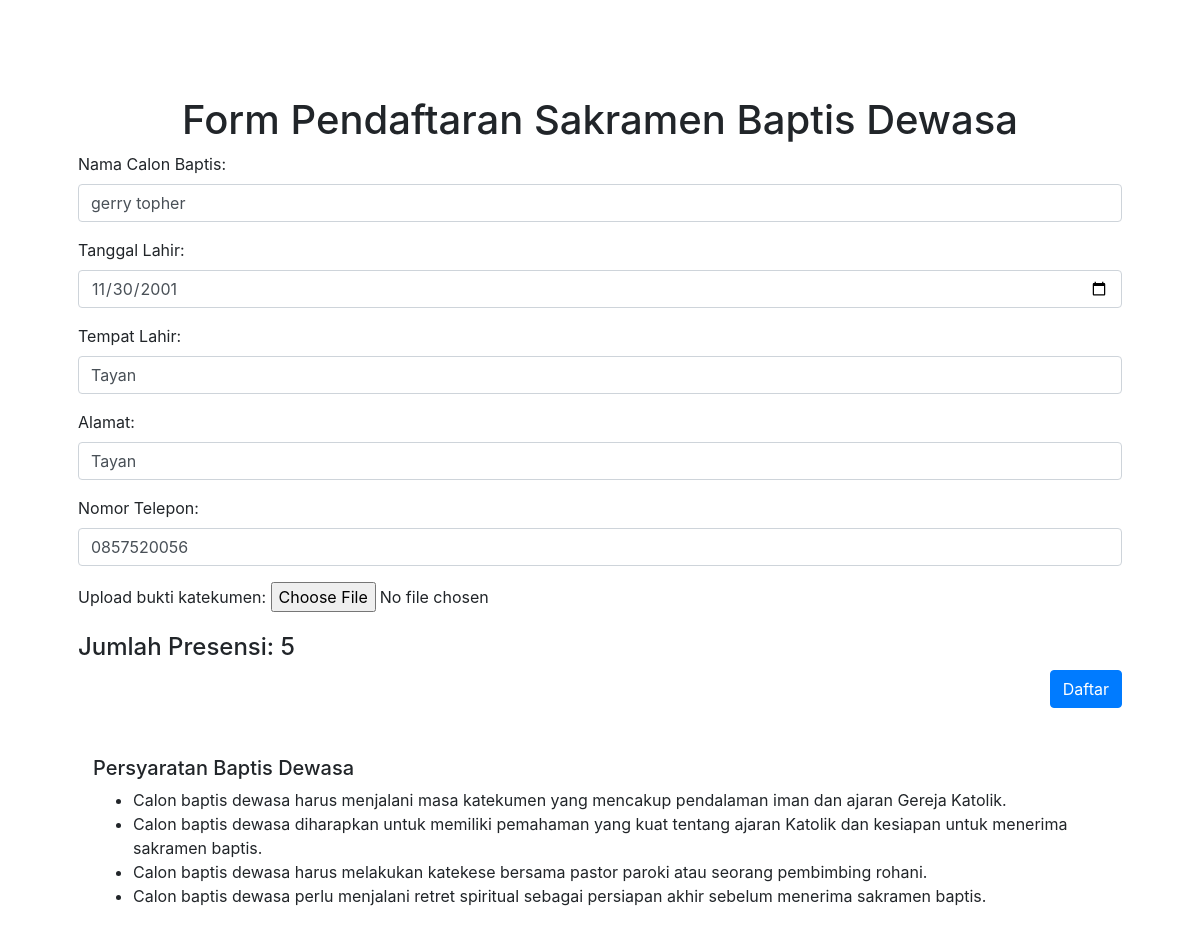
Screenshot of /baptis_dewasa.php (signed in) with the database file from the repository.
### tables this page shows
CREATE TABLE `katekumen` (
  `id_katekumen` int(5) NOT NULL,
  `id_user` int(5) NOT NULL,
  `nama` varchar(50) NOT NULL,
  `tgl_lahir` date NOT NULL,
  `tempat_lahir` varchar(50) NOT NULL,
  `alamat` varchar(50) NOT NULL,
  `telepon` varchar(12) NOT NULL
);

### baptis_dewasa.php (the view, shortened to what this page needs)
<!DOCTYPE html>
<html>
<head>
    <link rel="stylesheet" href="https://maxcdn.bootstrapcdn.com/bootstrap/4.5.2/css/bootstrap.min.css">
</head>
<body>
    <?php
    include 'session.php';
    ?>
    <div class="container p-5 mt-5">
        <h1 class="text-center">Form Pendaftaran Sakramen Baptis Dewasa </h1>
        <?php
if (isset($_SESSION['id_user'])) {
    $userId = $_SESSION['id_user'];
    $query = mysqli_prepare($conn, "SELECT * FROM katekumen WHERE id_user = ?");
    mysqli_stmt_bind_param($query, 'i', $userId);
    mysqli_stmt_execute($query);
    $result = mysqli_stmt_get_result($query);
    if ($result && $data = mysqli_fetch_assoc($result)) {
        ?>
        <form action="./aksi/post_dewasa.php" method="POST" enctype="multipart/form-data">
            <div class="form-group">
                <label for="nama_baptis">Nama Calon Baptis:</label>
                <input type="text" class="form-control" id="nama_baptis" name="nama" value="<?php echo $data['nama']; ?>" required>
            </div>
            <div class="form-group">
                <label for="tanggal_lahir">Tanggal Lahir:</label>
                <input type="date" class="form-control" id="tanggal_lahir" name="tgl_lahir" value="<?php echo $data['tgl_lahir']; ?>" required>
            </div>
            <div class="form-group">
                <label for="tempat_lahir">Tempat Lahir:</label>
                <input type="text" class="form-control" id="tempat_lahir" name="tempat_lahir" value="<?php echo $data['tempat_lahir']; ?>" required>
            </div>
            <div class="form-group">
                <label for="alamat">Alamat:</label>
                <input type="text" class="form-control" id="alamat" name="alamat" value="<?php echo $data['alamat']; ?>" required>
            </div>
            <div class="form-group">
                <label for="nomor_telepon">Nomor Telepon:</label>
                <input type="tel" class="form-control" id="nomor_telepon" name="telepon" value="<?php echo $data['telepon']; ?>" required>
            </div>
            <div class="form-group">
                <label for="gambar">Upload bukti katekumen:</label>
                <input type="file" name="gambar" name="gambar" id="gambar">
            </div>
            <?php
$UserId = $_SESSION['id_user'];
$queryPresensi = mysqli_query($conn, "SELECT SUM(jumlah_presensi) AS total_presensi FROM presensi WHERE id_user='$UserId'");
if ($queryPresensi) {
    $dataPresensi = mysqli_fetch_assoc($queryPresensi);
    $jumlahPresensi = $dataPresensi['total_presensi'];
} else {
    echo "Terjadi kesalahan saat mengambil data presensi.";
}
$minPresensi = 5;
$isButtonDisabled = ($jumlahPresensi >= $minPresensi) ? false : true;
?>
<h4>Jumlah Presensi: <?php echo $jumlahPresensi; ?></h4>
            <div class="text-right">
                <button type="submit" class="btn btn-primary" <?php if ($isButtonDisabled) echo 'disabled'; ?>>
                    <?php echo ($isButtonDisabled) ? 'Presensi belum terpenuhi!' : 'Daftar'; ?>
                </button>
            </div>
            <div class="col mt-5">
                <h5>Persyaratan Baptis Dewasa</h5>
                <ul>
                    <li>Calon baptis dewasa harus menjalani masa katekumen yang mencakup pendalaman iman dan ajaran Gereja Katolik.</li>
                    <li>Calon baptis dewasa diharapkan untuk memiliki pemahaman yang kuat tentang ajaran Katolik dan kesiapan untuk menerima sakramen baptis.</li>
                    <li>Calon baptis dewasa harus melakukan katekese bersama pastor paroki atau seorang pembimbing rohani.</li>
                    <li>Calon baptis dewasa perlu menjalani retret spiritual sebagai persiapan akhir sebelum menerima sakramen baptis.</li>
                </ul>
            </div>
        </form>
        <?php
    } else {
        echo "Data tidak ditemukan.";
    }
} else {
    echo "Session 'id_user' tidak diatur.";
}
?>
    </div>
</body>
</html>

### rows the page displays
katekumen: nama "gerry topher", tgl_lahir "11/30/2001", tempat_lahir "Tayan", alamat "Tayan", telepon "0857520056"

### other values shown
$jumlahPresensi "5"
